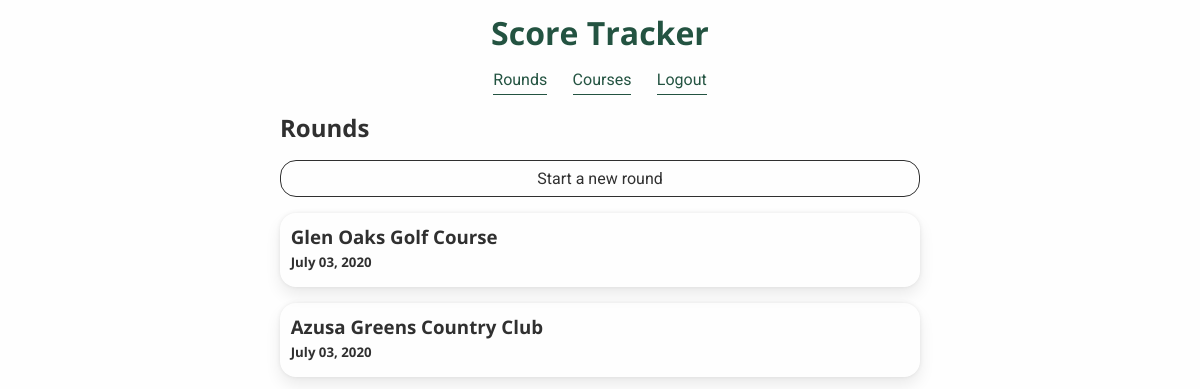
The app's page / (signed in), older data.
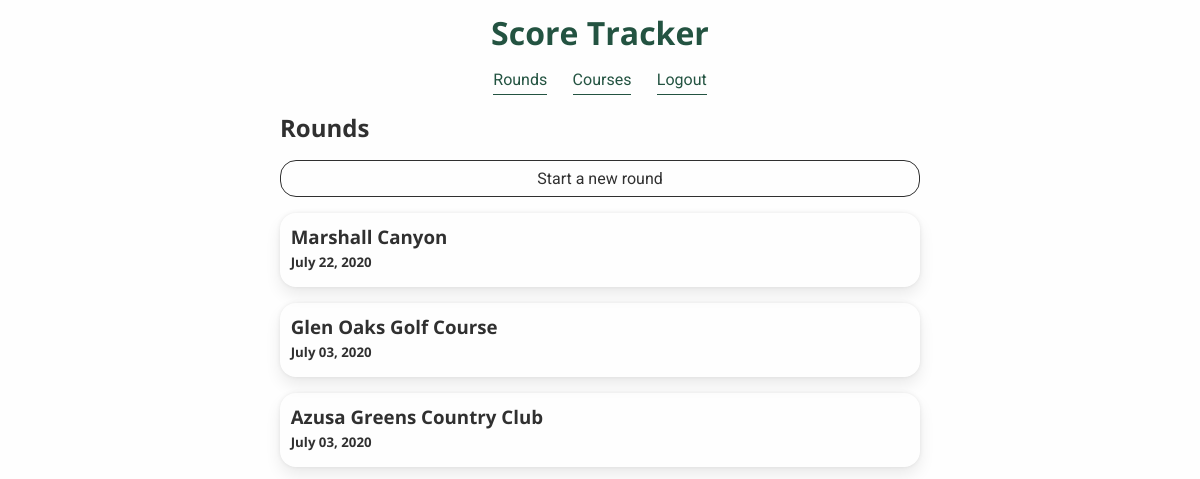
The same page, newer data.
### golfapp/models.py (models this page shows, shortened)
class Round(models.Model):
    course = models.ForeignKey('Course', on_delete=models.SET_NULL, null=True)
    name = models.CharField(max_length=255, null=True, blank=True, verbose_name='Title this round (optional)')
    created_by = models.ForeignKey(settings.AUTH_USER_MODEL, on_delete=models.SET_NULL, null=True, blank=True)
    created_on = models.DateTimeField(default=datetime.now)
    completed_on = models.DateTimeField(null=True, blank=True)
    tee_color = models.ForeignKey('TeeColor', on_delete=models.SET_NULL, null=True, blank=False, related_name='teecolor')
    class Meta:
        ordering = ['-created_on']

class Course(models.Model):
    name = models.CharField(max_length=255)
    city = models.CharField(max_length=255)
    state = models.CharField(max_length=255)
    tee_colors = models.ManyToManyField('TeeColor', blank=False, related_name='courses') # Each hole must be attached to a course.
    class Meta:
        ordering = ['name']

### golfapp/views.py (the view)
# urls.py: path('', HomeView.as_view(), name='home'),
class HomeView(TemplateView):
    template_name = 'home.html'
    def get_context_data(self, **kwargs):
        context = super(HomeView, self).get_context_data(**kwargs)
        if (self.request.user.is_active):
            context['rounds'] = Round.objects.select_related().filter(created_by=self.request.user)
        return context

### templates/home.html (shortened to what this page needs)
{% extends 'base.html' %}
{% block content %}
<div class="text-container">
{% if user.is_authenticated %}
<h2>Rounds</h2>
<div class="link-button">
    <a href="{% url 'round_create' %}" >Start a new round</a>
</div>
{% for round in rounds %}
<a href="{% url 'round_detail' round.id %}" class="round-link"><div class="rounds-container">
    <h3>{{ round.course.name }}</h3>
    <h5>{{ round.created_on|date:"F d, Y" }}</h5>
</div></a>
{% endfor %}
{% else %}
<h2>Welcome!</h2>
<p>Login or create an account to start tracking your rounds.</p>
{% endif %}
</div>
{% endblock %}

### templates/base.html (shortened to what this page needs)
{% load static %}
<!DOCTYPE html>
<html>
<head>
    <link rel="stylesheet" type="text/css" href="{% static 'css/golfapp.css' %}">
</head>
<body>
    <header>
        <h1><a href="{% url 'home' %}">Score Tracker</a></h1>
    </header>
    <nav>
        <ul>
            <li><a href="{% url 'home' %}">Rounds</a></li>
            <li><a href="{% url 'course_list' %}">Courses</a></li>
            {% if user.is_authenticated %}
            <li><a href="{% url 'logout' %}">Logout</a></li>
        {% else %}
            <li><a href="{% url 'login' %}">Login</a></li>
            <li><a href="{% url 'signup' %}">Sign Up</a></li>
        {% endif %}
        </ul>
    </nav>
    <main>
        {% block content %}
        {% endblock %}
    </main>
</body>
</html>

### static/css/golfapp.css (style rules this page uses)
* { font-family: 'Roboto', sans-serif; color: #303030; }
header { background-color: #fefefe; margin: 0; padding: 0.67em 0.5em ; border-bottom: solid 1px #FAFAFA; }
header h1 { display: inline-block; margin: 0 auto; text-align: center; width: 100%; }
header a { color: #235341; }
nav ul { list-style: none; padding: 0; margin: 0; }
nav ul li { width: 100%; text-align: center; border-bottom: solid 1px #235341; padding: 1em 0; }
nav ul li a { text-decoration: none; color:#235341; }
body { background-color: #FEFEFE; margin: 0; }
main { margin: 0; padding: 1em; }
h1, h2, h3, h4, h5, h6, h1 a, h2 a, h3 a, h4 a { font-family: 'Open Sans', sans-serif; margin:0; }
h1 a { text-decoration: none; }
.courses-container, .rounds-container { padding: 0.67em; padding-bottom: 1em; box-shadow: 0 8px 16px 0 rgba(0,0,0,.08), 0 0 4px 0 rgba(0,0,0,.08); border-radius: 1em; }
.courses-container > h5, .rounds-container > h5 { padding-top:0.33em; }
.course-link, .round-link { display:block; text-decoration: none; margin: 1.2em 0; width: 100%; height: 100% }
.link-button { border: solid 1px #303030; border-radius: 1em; margin: 1em; position: relative; }
.link-button > a { text-align: center; display:inline-block; text-decoration: none; padding: 0.5em 0; width: 100%; height: 100% }
@media only screen and (min-width: 40em) { header { border-bottom: none; } }
@media only screen and (min-width: 40em) { nav { text-align:center; } }
@media only screen and (min-width: 40em) { nav ul li { width: auto; display: inline-block; text-align: center; margin: 0 0.67em; padding: 0.33em 0; } }
@media only screen and (min-width: 40em) { h2, .link-button, .round-link, .course-link { max-width: 40rem; } }
@media only screen and (min-width: 40em) { h2 { margin: 0 auto; } }
@media only screen and (min-width: 40em) { .course-link, .round-link, .link-button { margin: 1em auto; } }
@media only screen and (min-width: 40em) { .text-container, .hole-list-container { min-width: 0; max-width: 40rem; margin: 0 auto; } }
@media only screen and (min-width: 40em) { .text-container { margin-bottom: 1em; } }

Row changes from the older to the newer data that the page shows:
added Round: course.name "Marshall Canyon", created_on "July 22, 2020"
